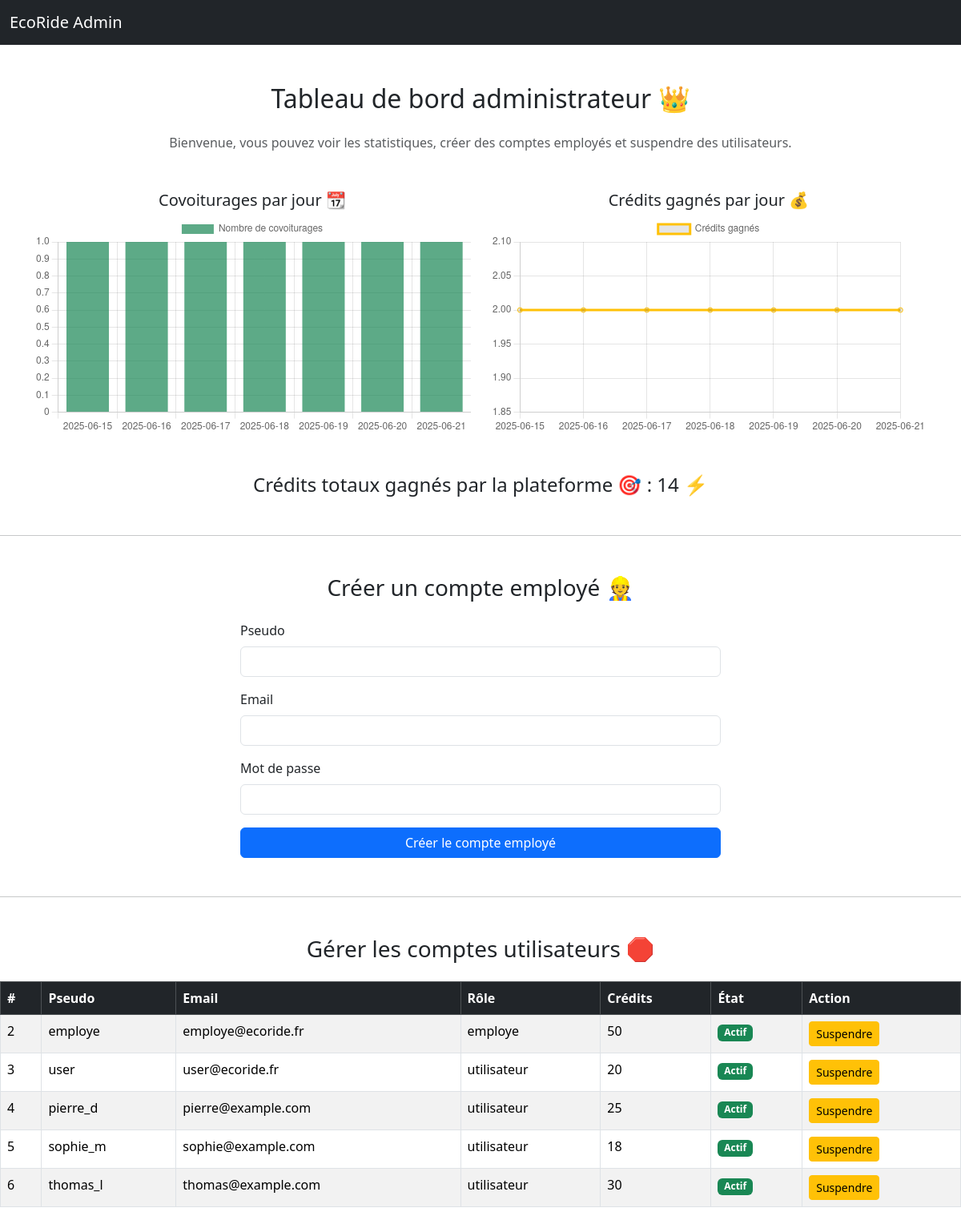
The app's page /admin.php (signed in) with its own data.
### tables this page shows
CREATE TABLE IF NOT EXISTS utilisateur (
    id_user INT AUTO_INCREMENT PRIMARY KEY,
    nom VARCHAR(100) NOT NULL,
    prenom VARCHAR(100) NOT NULL,
    pseudo VARCHAR(100),
    email VARCHAR(100) UNIQUE NOT NULL,
    mot_de_passe VARCHAR(255) NOT NULL,
    role ENUM('utilisateur', 'employe', 'admin') DEFAULT 'utilisateur',
    credit INT DEFAULT 20,
    suspendu BOOLEAN DEFAULT 0,
    date_inscription DATETIME DEFAULT CURRENT_TIMESTAMP
);

### admin.php (the view, shortened to what this page needs)
<?php
require_once 'auth-check-admin.php';
$stmt = $pdo->query("SELECT date, COUNT(*) AS total FROM covoiturage GROUP BY date ORDER BY date ASC");
$statsCovoit = $stmt->fetchAll(PDO::FETCH_ASSOC);
$stmt = $pdo->query("
    SELECT date, COUNT(*) * 2 AS credits
    FROM covoiturage
    GROUP BY date
    ORDER BY date ASC
");
$statsCredits = $stmt->fetchAll(PDO::FETCH_ASSOC);
$stmt = $pdo->query("SELECT COUNT(*) * 2 AS total_credits FROM covoiturage");
$totalCredits = $stmt->fetch(PDO::FETCH_ASSOC)['total_credits'] ?? 0;
?>
<!DOCTYPE html>
<html lang="fr">
<head>
    <link rel="stylesheet" href="https://cdn.jsdelivr.net/npm/bootstrap@5.3.2/dist/css/bootstrap.min.css">
</head>
<body>
<nav class="navbar navbar-dark bg-dark">
    <div class="container-fluid">
        <a class="navbar-brand" href="/index.php">EcoRide Admin</a>
    </div>
</nav>
<div class="container mt-5">
    <h2 class="text-center mb-4">Tableau de bord administrateur 👑</h2>
    <p class="text-center text-muted">Bienvenue, vous pouvez voir les statistiques, créer des comptes employés et suspendre des utilisateurs.</p>
<div class="row mt-5">
 <div class="col-md-6">
    <h5 class="text-center">Covoiturages par jour 📆</h5>
    <canvas id="chartCovoit"></canvas>
</div>
<div class="col-md-6">
    <h5 class="text-center">Crédits gagnés par jour 💰</h5>
    <canvas id="chartCredits"></canvas>
</div>
</div>
<div class="mt-5 text-center">
    <h4>Crédits totaux gagnés par la plateforme 🎯 : <?= $totalCredits ?> ⚡</h4>
</div>
</div>
<script>
const ctxCovoit = document.getElementById('chartCovoit').getContext('2d');
const chartCovoit = new Chart(ctxCovoit, {
    type: 'bar',
    data: {
        labels: <?= json_encode(array_column($statsCovoit, 'date')) ?>,
        datasets: [{
            label: 'Nombre de covoiturages',
            data: <?= json_encode(array_column($statsCovoit, 'total')) ?>,
            backgroundColor: 'rgba(25, 135, 84, 0.7)'
        }]
    }
});
const ctxCredits = document.getElementById('chartCredits').getContext('2d');
const chartCredits = new Chart(ctxCredits, {
    type: 'line',
    data: {
        labels: <?= json_encode(array_column($statsCredits, 'date')) ?>,
        datasets: [{
            label: 'Crédits gagnés',
            data: <?= json_encode(array_column($statsCredits, 'credits')) ?>,
            borderColor: 'rgba(255, 193, 7, 1)',
            fill: false
        }]
    }
});
</script>
<hr class="my-5">
<h3 class="text-center mb-4">Créer un compte employé 👷</h3>
<form method="POST" class="mb-5 w-50 mx-auto">
    <div class="mb-3">
        <label class="form-label">Pseudo</label>
        <input type="text" name="employe_pseudo" class="form-control" required>
    </div>
    <div class="mb-3">
        <label class="form-label">Email</label>
        <input type="email" name="employe_email" class="form-control" required>
    </div>
    <div class="mb-3">
        <label class="form-label">Mot de passe</label>
        <input type="password" name="employe_mdp" class="form-control" required>
    </div>
    <button type="submit" name="creer_employe" class="btn btn-primary w-100">Créer le compte employé</button>
</form>
<hr class="my-5">
<h3 class="text-center mb-4">Gérer les comptes utilisateurs 🛑</h3>
<table class="table table-bordered table-striped">
    <thead class="table-dark">
        <tr>
            <th>#</th>
            <th>Pseudo</th>
            <th>Email</th>
            <th>Rôle</th>
            <th>Crédits</th>
            <th>État</th>
            <th>Action</th>
        </tr>
    </thead>
    <tbody>
        <?php
        $stmt = $pdo->prepare("SELECT * FROM utilisateur WHERE id_user != ?");
        $stmt->execute([$_SESSION['id_user']]);
        $comptes = $stmt->fetchAll(PDO::FETCH_ASSOC);
        foreach ($comptes as $compte) :
        ?>
        <tr>
            <td><?= $compte['id_user'] ?></td>
            <td><?= htmlspecialchars($compte['pseudo']) ?></td>
            <td><?= htmlspecialchars($compte['email']) ?></td>
            <td><?= $compte['role'] ?></td>
            <td><?= $compte['credit'] ?></td>
            <td>
                <?php if ($compte['suspendu']) : ?>
                    <span class="badge bg-danger">Suspendu</span>
                <?php else : ?>
                    <span class="badge bg-success">Actif</span>
                <?php endif; ?>
            </td>
            <td>
                <?php if (!$compte['suspendu']) : ?>
                <form method="POST" style="display:inline-block;">
                    <button type="submit" name="suspendre" class="btn btn-sm btn-warning">Suspendre</button>
                </form>
                <?php else : ?>
                    <em class="text-muted">-</em>
                <?php endif; ?>
            </td>
        </tr>
        <?php endforeach; ?>
    </tbody>
</table>
</body>
</html>

### records on screen
utilisateur: id_user "2", pseudo "employe", email "employe@ecoride.fr", role "employe", credit "50", suspendu "Actif"
utilisateur: id_user "3", pseudo "user", email "user@ecoride.fr", role "utilisateur", credit "20", suspendu "Actif"
utilisateur: id_user "4", pseudo "pierre_d", email "pierre@example.com", role "utilisateur", credit "25", suspendu "Actif"
utilisateur: id_user "5", pseudo "sophie_m", email "sophie@example.com", role "utilisateur", credit "18", suspendu "Actif"
utilisateur: id_user "6", pseudo "thomas_l", email "thomas@example.com", role "utilisateur", credit "30", suspendu "Actif"

### other values on screen
$totalCredits "14"
chart data {{ json_encode(array_column($statsCovoit, 'date')) }} ["2025-06-15","2025-06-16","2025-06-17","2025-06-18","2025-06-19","2025-06-20","2025-06-21"]
chart data {{ json_encode(array_column($statsCovoit, 'total')) }} [1,1,1,1,1,1,1]
chart data {{ json_encode(array_column($statsCredits, 'date')) }} ["2025-06-15","2025-06-16","2025-06-17","2025-06-18","2025-06-19","2025-06-20","2025-06-21"]
chart data {{ json_encode(array_column($statsCredits, 'credits')) }} [2,2,2,2,2,2,2]
